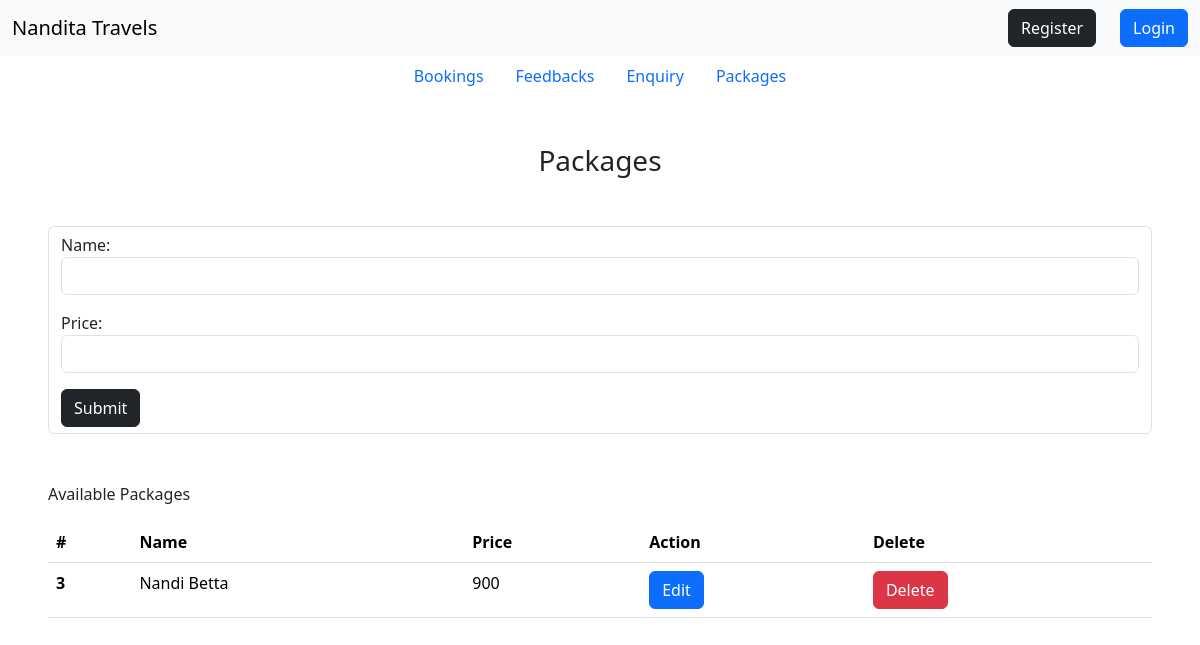
Page /dashpackage/ on the earlier database version.
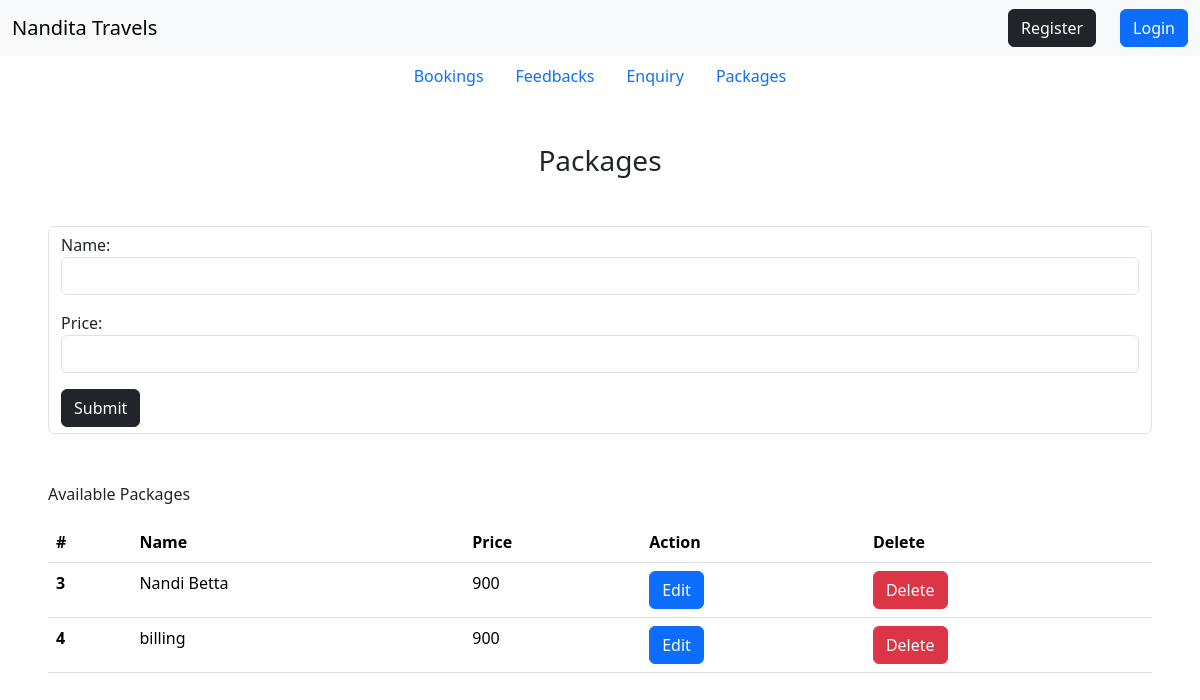
Same page on the later database version.
### home/models.py (models this page shows, shortened)
class Package(models.Model):
    name = models.CharField(max_length=100, blank=False)
    price = models.CharField(max_length=100, blank=False)

### home/views.py (the view)
# urls.py: path('dashpackage/', views.DashPackage, name='dashpackage'),
def DashPackage(request):
    pack = Package.objects.all()
    if request.method == 'POST':
        form = PackageForm(request.POST)
        if form.is_valid():
            obj = form.save(commit=False)
            obj.user = request.user
            obj.save()
            return redirect('dashpackage')  # Redirect to a success URL
    else:
        form = PackageForm()
    context = {
        'pack':pack,
        'form':form
    }
    return render(request, 'dashpackage.html', context)

### home/forms.py
class PackageForm(forms.ModelForm):
    class Meta:
        model = Package
        fields = ('__all__')
        widgets = {
            'name' : forms.TextInput(attrs={'placeholder': '', 'class': 'form-control'}),
            'price' : forms.TextInput(attrs={'placeholder': '', 'class': 'form-control'}),
        }

### template/dashpackage.html (shortened to what this page needs)
{% extends 'dash.html' %}
{%  block dash %}
<div class="h3 my-5 text-center">Packages</div>
<div class="m-5">
    <form action="" method="POST" class="form-control">
        {{form.as_p}}
        <button class="btn btn-dark">Submit</button>
    </form>
<p class="mt-5">Available Packages</p>
<table class="table">
    <thead>
      <tr>
        <th scope="col">#</th>
        <th scope="col">Name</th>
        <th scope="col">Price</th>
        <th>Action</th>
        <th>Delete</th>
      </tr>
    </thead>
    <tbody>
        {% for i in pack %}
      <tr>
        <th scope="row">{{i.id}}</th>
        <td>{{i.name}}</td>
        <td>{{i.price}}</td>
        <td>
        <a href="{% url 'dashpackageedit' i.id %}">
            <button class="btn btn-primary">Edit</button>
        </a>
        </td>
        <td>
            <a href="{% url 'dashpackagedelete' i.id %}">
                <button class="btn btn-danger">Delete</button>
            </a>
            </td>
      </tr>
      {% endfor %}
    </tbody>
  </table>
</div>
{% endblock %}

Differences in the rows shown:
added Package: id "4", name "billing", price "900"
